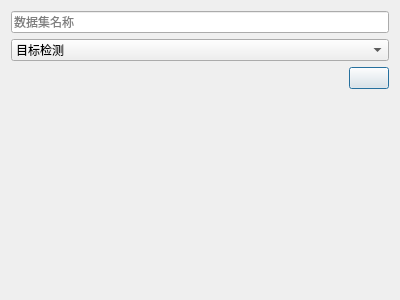
<?xml version="1.0" encoding="UTF-8"?>
<ui version="4.0">
 <class>AddDatasets</class>
 <widget class="QDialog" name="AddDatasets">
  <property name="geometry">
   <rect>
    <x>0</x>
    <y>0</y>
    <width>400</width>
    <height>300</height>
   </rect>
  </property>
  <property name="windowTitle">
   <string>Dialog</string>
  </property>
  <layout class="QGridLayout" name="gridLayout">
   <item row="0" column="0">
    <layout class="QVBoxLayout" name="verticalLayout_2">
     <item>
      <layout class="QVBoxLayout" name="verticalLayout">
       <item>
        <widget class="QLineEdit" name="lineEdit">
         <property name="placeholderText">
          <string>数据集名称</string>
         </property>
        </widget>
       </item>
       <item>
        <widget class="QComboBox" name="comboBox">
         <item>
          <property name="text">
           <string>目标检测</string>
          </property>
         </item>
         <item>
          <property name="text">
           <string>图像分类</string>
          </property>
         </item>
         <item>
          <property name="text">
           <string>图像分割</string>
          </property>
         </item>
        </widget>
       </item>
      </layout>
     </item>
     <item>
      <layout class="QHBoxLayout" name="horizontalLayout">
       <item>
        <spacer name="horizontalSpacer">
         <property name="orientation">
          <enum>Qt::Horizontal</enum>
         </property>
         <property name="sizeHint" stdset="0">
          <size>
           <width>40</width>
           <height>20</height>
          </size>
         </property>
        </spacer>
       </item>
       <item>
        <widget class="QPushButton" name="done_btn">
         <property name="text">
          <string/>
         </property>
         <property name="icon">
          <iconset>
           <normaloff>../resources/确定.png</normaloff>../resources/确定.png</iconset>
         </property>
        </widget>
       </item>
      </layout>
     </item>
    </layout>
   </item>
   <item row="1" column="0">
    <spacer name="verticalSpacer">
     <property name="orientation">
      <enum>Qt::Vertical</enum>
     </property>
     <property name="sizeHint" stdset="0">
      <size>
       <width>20</width>
       <height>40</height>
      </size>
     </property>
    </spacer>
   </item>
  </layout>
 </widget>
 <resources/>
 <connections/>
</ui>
